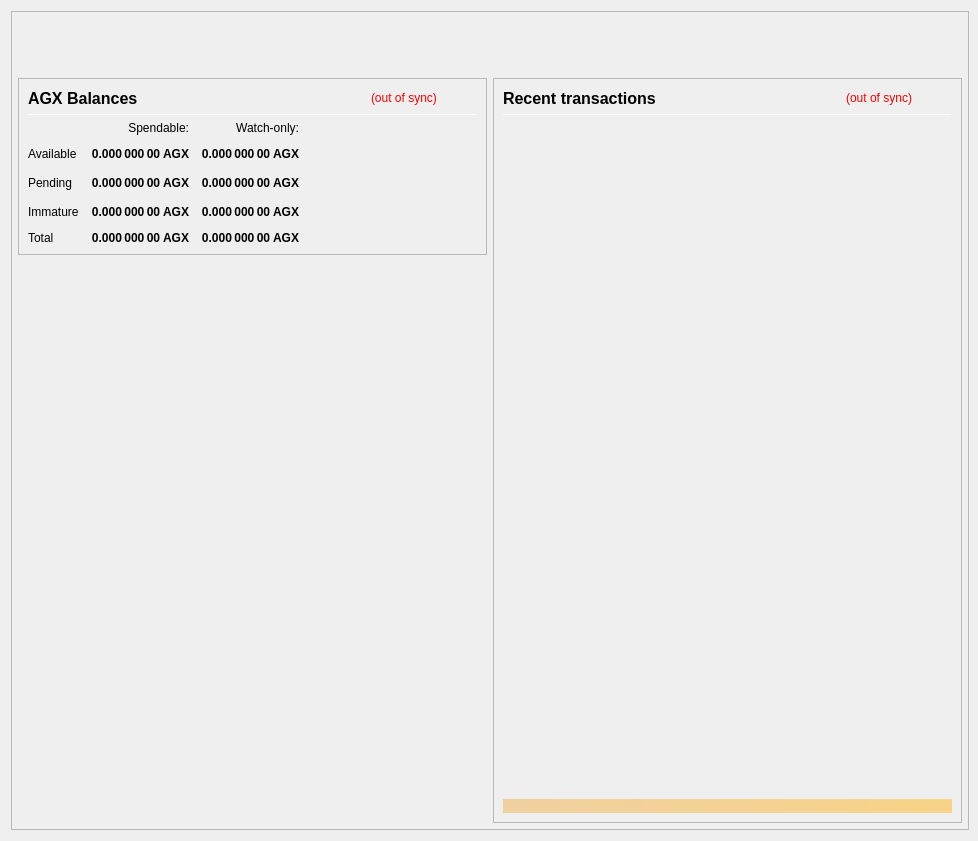
<?xml version="1.0" encoding="UTF-8"?>
<ui version="4.0">
 <class>OverviewPage</class>
 <widget class="QWidget" name="OverviewPage">
  <property name="geometry">
   <rect>
    <x>0</x>
    <y>0</y>
    <width>978</width>
    <height>841</height>
   </rect>
  </property>
  <property name="minimumSize">
   <size>
    <width>960</width>
    <height>682</height>
   </size>
  </property>
  <property name="font">
   <font>
    <weight>50</weight>
    <bold>false</bold>
   </font>
  </property>
  <property name="windowTitle">
   <string>Form</string>
  </property>
  <layout class="QVBoxLayout" name="topLayout" stretch="0">
   <property name="rightMargin">
    <number>9</number>
   </property>
   <item>
    <widget class="QFrame" name="frame_BG">
     <property name="minimumSize">
      <size>
       <width>850</width>
       <height>610</height>
      </size>
     </property>
     <property name="maximumSize">
      <size>
       <width>16777215</width>
       <height>16777215</height>
      </size>
     </property>
     <property name="frameShape">
      <enum>QFrame::StyledPanel</enum>
     </property>
     <property name="frameShadow">
      <enum>QFrame::Raised</enum>
     </property>
     <layout class="QVBoxLayout" name="verticalLayout_3" stretch="0">
      <property name="leftMargin">
       <number>0</number>
      </property>
      <property name="topMargin">
       <number>0</number>
      </property>
      <property name="rightMargin">
       <number>0</number>
      </property>
      <property name="bottomMargin">
       <number>6</number>
      </property>
      <item>
       <layout class="QVBoxLayout" name="verticalLayout_Master" stretch="0,1">
        <property name="leftMargin">
         <number>0</number>
        </property>
        <property name="topMargin">
         <number>0</number>
        </property>
        <property name="rightMargin">
         <number>0</number>
        </property>
        <property name="bottomMargin">
         <number>0</number>
        </property>
        <item>
         <widget class="QFrame" name="frame_Header">
          <layout class="QVBoxLayout" name="verticalLayout_Header" stretch="0">
           <property name="leftMargin">
            <number>0</number>
           </property>
           <property name="topMargin">
            <number>0</number>
           </property>
           <property name="rightMargin">
            <number>0</number>
           </property>
           <property name="bottomMargin">
            <number>0</number>
           </property>
           <item>
            <layout class="QHBoxLayout" name="horizontalLayout_Header" stretch="1,0">
             <property name="spacing">
              <number>6</number>
             </property>
             <item>
              <spacer name="horizontalSpacer_Header">
               <property name="orientation">
                <enum>Qt::Horizontal</enum>
               </property>
               <property name="sizeHint" stdset="0">
                <size>
                 <width>40</width>
                 <height>20</height>
                </size>
               </property>
              </spacer>
             </item>
             <item>
              <widget class="QLabel" name="labelOverviewHeaderRight">
               <property name="minimumSize">
                <size>
                 <width>464</width>
                 <height>60</height>
                </size>
               </property>
               <property name="maximumSize">
                <size>
                 <width>16777215</width>
                 <height>60</height>
                </size>
               </property>
               <property name="font">
                <font>
                 <pointsize>14</pointsize>
                </font>
               </property>
               <property name="text">
                <string/>
               </property>
               <property name="alignment">
                <set>Qt::AlignRight|Qt::AlignTrailing|Qt::AlignVCenter</set>
               </property>
              </widget>
             </item>
            </layout>
           </item>
          </layout>
         </widget>
        </item>
        <item>
         <widget class="QFrame" name="frame_Content">
          <layout class="QVBoxLayout" name="verticalLayout_Content">
           <property name="leftMargin">
            <number>6</number>
           </property>
           <property name="topMargin">
            <number>0</number>
           </property>
           <property name="rightMargin">
            <number>6</number>
           </property>
           <property name="bottomMargin">
            <number>0</number>
           </property>
           <item>
            <layout class="QHBoxLayout" name="horizontalLayout_Content" stretch="1,1">
             <property name="spacing">
              <number>6</number>
             </property>
             <item>
              <layout class="QVBoxLayout" name="verticalLayout_left" stretch="0,0">
               <item>
                <widget class="QFrame" name="frameBalances">
                 <property name="frameShape">
                  <enum>QFrame::StyledPanel</enum>
                 </property>
                 <property name="frameShadow">
                  <enum>QFrame::Raised</enum>
                 </property>
                 <layout class="QVBoxLayout" name="verticalLayout_4">
                  <item>
                   <layout class="QHBoxLayout" name="hlBalancesHeader" stretch="2,0,0">
                    <property name="spacing">
                     <number>6</number>
                    </property>
                    <item>
                     <widget class="QLabel" name="labelBalances">
                      <property name="minimumSize">
                       <size>
                        <width>0</width>
                        <height>0</height>
                       </size>
                      </property>
                      <property name="font">
                       <font>
                        <pointsize>12</pointsize>
                        <weight>75</weight>
                        <bold>true</bold>
                       </font>
                      </property>
                      <property name="text">
                       <string>AGX Balances</string>
                      </property>
                     </widget>
                    </item>
                    <item>
                     <widget class="QLabel" name="labelWalletStatus">
                      <property name="cursor">
                       <cursorShape>WhatsThisCursor</cursorShape>
                      </property>
                      <property name="toolTip">
                       <string>The displayed information may be out of date. Your wallet automatically synchronizes with the AGROX network after a connection is established, but this process has not completed yet.</string>
                      </property>
                      <property name="styleSheet">
                       <string notr="true">QLabel { color: red; }</string>
                      </property>
                      <property name="text">
                       <string notr="true">(out of sync)</string>
                      </property>
                      <property name="alignment">
                       <set>Qt::AlignLeading|Qt::AlignLeft|Qt::AlignVCenter</set>
                      </property>
                     </widget>
                    </item>
                    <item>
                     <spacer name="hsBalancesHeader">
                      <property name="orientation">
                       <enum>Qt::Horizontal</enum>
                      </property>
                      <property name="sizeHint" stdset="0">
                       <size>
                        <width>40</width>
                        <height>20</height>
                       </size>
                      </property>
                     </spacer>
                    </item>
                   </layout>
                  </item>
                  <item>
                   <widget class="Line" name="lineBalances">
                    <property name="minimumSize">
                     <size>
                      <width>0</width>
                      <height>1</height>
                     </size>
                    </property>
                    <property name="maximumSize">
                     <size>
                      <width>16777215</width>
                      <height>1</height>
                     </size>
                    </property>
                    <property name="orientation">
                     <enum>Qt::Horizontal</enum>
                    </property>
                   </widget>
                  </item>
                  <item>
                   <layout class="QGridLayout" name="gridLayout">
                    <property name="spacing">
                     <number>12</number>
                    </property>
                    <item row="2" column="2">
                     <widget class="QLabel" name="labelWatchPending">
                      <property name="font">
                       <font>
                        <weight>75</weight>
                        <bold>true</bold>
                       </font>
                      </property>
                      <property name="cursor">
                       <cursorShape>ArrowCursor</cursorShape>
                      </property>
                      <property name="toolTip">
                       <string>Unconfirmed transactions to watch-only addresses</string>
                      </property>
                      <property name="text">
                       <string notr="true">0.000 000 00 AGX</string>
                      </property>
                      <property name="alignment">
                       <set>Qt::AlignRight|Qt::AlignTrailing|Qt::AlignVCenter</set>
                      </property>
                      <property name="textInteractionFlags">
                       <set>Qt::NoTextInteraction</set>
                      </property>
                     </widget>
                    </item>
                    <item row="2" column="1">
                     <widget class="QLabel" name="labelUnconfirmed">
                      <property name="font">
                       <font>
                        <weight>75</weight>
                        <bold>true</bold>
                       </font>
                      </property>
                      <property name="cursor">
                       <cursorShape>ArrowCursor</cursorShape>
                      </property>
                      <property name="toolTip">
                       <string>Total of transactions that have yet to be confirmed, and do not yet count toward the spendable balance</string>
                      </property>
                      <property name="text">
                       <string notr="true">0.000 000 00 AGX</string>
                      </property>
                      <property name="alignment">
                       <set>Qt::AlignRight|Qt::AlignTrailing|Qt::AlignVCenter</set>
                      </property>
                      <property name="textInteractionFlags">
                       <set>Qt::NoTextInteraction</set>
                      </property>
                     </widget>
                    </item>
                    <item row="3" column="2">
                     <widget class="QLabel" name="labelWatchImmature">
                      <property name="font">
                       <font>
                        <weight>75</weight>
                        <bold>true</bold>
                       </font>
                      </property>
                      <property name="cursor">
                       <cursorShape>ArrowCursor</cursorShape>
                      </property>
                      <property name="toolTip">
                       <string>Staked or masternode rewards in watch-only addresses that has not yet matured</string>
                      </property>
                      <property name="text">
                       <string notr="true">0.000 000 00 AGX</string>
                      </property>
                      <property name="alignment">
                       <set>Qt::AlignRight|Qt::AlignTrailing|Qt::AlignVCenter</set>
                      </property>
                      <property name="textInteractionFlags">
                       <set>Qt::NoTextInteraction</set>
                      </property>
                     </widget>
                    </item>
                    <item row="4" column="0">
                     <widget class="QLabel" name="labelTotalText">
                      <property name="text">
                       <string>Total</string>
                      </property>
                      <property name="textInteractionFlags">
                       <set>Qt::NoTextInteraction</set>
                      </property>
                     </widget>
                    </item>
                    <item row="3" column="1">
                     <widget class="QLabel" name="labelImmature">
                      <property name="font">
                       <font>
                        <weight>75</weight>
                        <bold>true</bold>
                       </font>
                      </property>
                      <property name="cursor">
                       <cursorShape>ArrowCursor</cursorShape>
                      </property>
                      <property name="toolTip">
                       <string>Staked or masternode rewards that has not yet matured</string>
                      </property>
                      <property name="text">
                       <string notr="true">0.000 000 00 AGX</string>
                      </property>
                      <property name="alignment">
                       <set>Qt::AlignRight|Qt::AlignTrailing|Qt::AlignVCenter</set>
                      </property>
                      <property name="textInteractionFlags">
                       <set>Qt::NoTextInteraction</set>
                      </property>
                     </widget>
                    </item>
                    <item row="2" column="3">
                     <spacer name="hsBalances">
                      <property name="orientation">
                       <enum>Qt::Horizontal</enum>
                      </property>
                      <property name="sizeHint" stdset="0">
                       <size>
                        <width>40</width>
                        <height>20</height>
                       </size>
                      </property>
                     </spacer>
                    </item>
                    <item row="3" column="0">
                     <widget class="QLabel" name="labelImmatureText">
                      <property name="text">
                       <string>Immature</string>
                      </property>
                      <property name="textInteractionFlags">
                       <set>Qt::NoTextInteraction</set>
                      </property>
                     </widget>
                    </item>
                    <item row="4" column="1">
                     <widget class="QLabel" name="labelTotal">
                      <property name="font">
                       <font>
                        <weight>75</weight>
                        <bold>true</bold>
                       </font>
                      </property>
                      <property name="cursor">
                       <cursorShape>ArrowCursor</cursorShape>
                      </property>
                      <property name="toolTip">
                       <string>Your current total balance</string>
                      </property>
                      <property name="text">
                       <string notr="true">0.000 000 00 AGX</string>
                      </property>
                      <property name="alignment">
                       <set>Qt::AlignRight|Qt::AlignTrailing|Qt::AlignVCenter</set>
                      </property>
                      <property name="textInteractionFlags">
                       <set>Qt::NoTextInteraction</set>
                      </property>
                     </widget>
                    </item>
                    <item row="4" column="2">
                     <widget class="QLabel" name="labelWatchTotal">
                      <property name="font">
                       <font>
                        <weight>75</weight>
                        <bold>true</bold>
                       </font>
                      </property>
                      <property name="cursor">
                       <cursorShape>ArrowCursor</cursorShape>
                      </property>
                      <property name="toolTip">
                       <string>Current total balance in watch-only addresses</string>
                      </property>
                      <property name="text">
                       <string notr="true">0.000 000 00 AGX</string>
                      </property>
                      <property name="alignment">
                       <set>Qt::AlignRight|Qt::AlignTrailing|Qt::AlignVCenter</set>
                      </property>
                      <property name="textInteractionFlags">
                       <set>Qt::NoTextInteraction</set>
                      </property>
                     </widget>
                    </item>
                    <item row="0" column="2">
                     <widget class="QLabel" name="labelWatchonly">
                      <property name="text">
                       <string>Watch-only:</string>
                      </property>
                      <property name="alignment">
                       <set>Qt::AlignRight|Qt::AlignTrailing|Qt::AlignVCenter</set>
                      </property>
                     </widget>
                    </item>
                    <item row="1" column="0">
                     <widget class="QLabel" name="labelBalanceText">
                      <property name="text">
                       <string>Available</string>
                      </property>
                      <property name="textInteractionFlags">
                       <set>Qt::NoTextInteraction</set>
                      </property>
                     </widget>
                    </item>
                    <item row="1" column="1">
                     <widget class="QLabel" name="labelBalance">
                      <property name="font">
                       <font>
                        <weight>75</weight>
                        <bold>true</bold>
                       </font>
                      </property>
                      <property name="cursor">
                       <cursorShape>ArrowCursor</cursorShape>
                      </property>
                      <property name="toolTip">
                       <string>Your current spendable balance</string>
                      </property>
                      <property name="text">
                       <string notr="true">0.000 000 00 AGX</string>
                      </property>
                      <property name="alignment">
                       <set>Qt::AlignRight|Qt::AlignTrailing|Qt::AlignVCenter</set>
                      </property>
                      <property name="textInteractionFlags">
                       <set>Qt::NoTextInteraction</set>
                      </property>
                     </widget>
                    </item>
                    <item row="1" column="2">
                     <widget class="QLabel" name="labelWatchAvailable">
                      <property name="font">
                       <font>
                        <weight>75</weight>
                        <bold>true</bold>
                       </font>
                      </property>
                      <property name="cursor">
                       <cursorShape>ArrowCursor</cursorShape>
                      </property>
                      <property name="toolTip">
                       <string>Your current balance in watch-only addresses</string>
                      </property>
                      <property name="text">
                       <string notr="true">0.000 000 00 AGX</string>
                      </property>
                      <property name="alignment">
                       <set>Qt::AlignRight|Qt::AlignTrailing|Qt::AlignVCenter</set>
                      </property>
                      <property name="textInteractionFlags">
                       <set>Qt::NoTextInteraction</set>
                      </property>
                     </widget>
                    </item>
                    <item row="2" column="0">
                     <widget class="QLabel" name="labelPendingText">
                      <property name="text">
                       <string>Pending</string>
                      </property>
                      <property name="textInteractionFlags">
                       <set>Qt::NoTextInteraction</set>
                      </property>
                     </widget>
                    </item>
                    <item row="0" column="1">
                     <widget class="QLabel" name="labelSpendable">
                      <property name="text">
                       <string>Spendable:</string>
                      </property>
                      <property name="alignment">
                       <set>Qt::AlignRight|Qt::AlignTrailing|Qt::AlignVCenter</set>
                      </property>
                     </widget>
                    </item>
                   </layout>
                  </item>
                 </layout>
                </widget>
               </item>
               <item>
                <spacer name="verticalSpacer">
                 <property name="orientation">
                  <enum>Qt::Vertical</enum>
                 </property>
                 <property name="sizeHint" stdset="0">
                  <size>
                   <width>20</width>
                   <height>40</height>
                  </size>
                 </property>
                </spacer>
               </item>
              </layout>
             </item>
             <item>
              <layout class="QVBoxLayout" name="verticalLayout_right" stretch="1">
               <item>
                <widget class="QFrame" name="frame_RecentTransactions">
                 <property name="minimumSize">
                  <size>
                   <width>0</width>
                   <height>0</height>
                  </size>
                 </property>
                 <property name="frameShape">
                  <enum>QFrame::StyledPanel</enum>
                 </property>
                 <property name="frameShadow">
                  <enum>QFrame::Raised</enum>
                 </property>
                 <layout class="QVBoxLayout" name="verticalLayout_1" stretch="0,0,0,0,0">
                  <item>
                   <layout class="QHBoxLayout" name="horizontalLayout_2" stretch="2,0,0">
                    <property name="spacing">
                     <number>3</number>
                    </property>
                    <item>
                     <widget class="QLabel" name="label_4">
                      <property name="minimumSize">
                       <size>
                        <width>0</width>
                        <height>20</height>
                       </size>
                      </property>
                      <property name="font">
                       <font>
                        <pointsize>12</pointsize>
                        <weight>75</weight>
                        <bold>true</bold>
                       </font>
                      </property>
                      <property name="text">
                       <string>Recent transactions</string>
                      </property>
                     </widget>
                    </item>
                    <item>
                     <widget class="QLabel" name="labelTransactionsStatus">
                      <property name="cursor">
                       <cursorShape>WhatsThisCursor</cursorShape>
                      </property>
                      <property name="toolTip">
                       <string>The displayed information may be out of date. Your wallet automatically synchronizes with the AGROX network after a connection is established, but this process has not completed yet.</string>
                      </property>
                      <property name="styleSheet">
                       <string notr="true">QLabel { color: red; }</string>
                      </property>
                      <property name="text">
                       <string notr="true">(out of sync)</string>
                      </property>
                      <property name="alignment">
                       <set>Qt::AlignRight|Qt::AlignTrailing|Qt::AlignVCenter</set>
                      </property>
                     </widget>
                    </item>
                    <item>
                     <spacer name="horizontalSpacer">
                      <property name="orientation">
                       <enum>Qt::Horizontal</enum>
                      </property>
                      <property name="sizeHint" stdset="0">
                       <size>
                        <width>40</width>
                        <height>20</height>
                       </size>
                      </property>
                     </spacer>
                    </item>
                   </layout>
                  </item>
                  <item>
                   <widget class="Line" name="line">
                    <property name="minimumSize">
                     <size>
                      <width>0</width>
                      <height>1</height>
                     </size>
                    </property>
                    <property name="maximumSize">
                     <size>
                      <width>16777215</width>
                      <height>1</height>
                     </size>
                    </property>
                    <property name="orientation">
                     <enum>Qt::Horizontal</enum>
                    </property>
                   </widget>
                  </item>
                  <item>
                   <widget class="QListView" name="listTransactions">
                    <property name="minimumSize">
                     <size>
                      <width>0</width>
                      <height>0</height>
                     </size>
                    </property>
                    <property name="styleSheet">
                     <string notr="true">QListView { background: transparent; }</string>
                    </property>
                    <property name="frameShape">
                     <enum>QFrame::NoFrame</enum>
                    </property>
                    <property name="verticalScrollBarPolicy">
                     <enum>Qt::ScrollBarAlwaysOff</enum>
                    </property>
                    <property name="horizontalScrollBarPolicy">
                     <enum>Qt::ScrollBarAlwaysOff</enum>
                    </property>
                    <property name="selectionMode">
                     <enum>QAbstractItemView::NoSelection</enum>
                    </property>
                   </widget>
                  </item>
                  <item>
                   <spacer name="verticalSpacer_2">
                    <property name="orientation">
                     <enum>Qt::Vertical</enum>
                    </property>
                    <property name="sizeType">
                     <enum>QSizePolicy::Expanding</enum>
                    </property>
                    <property name="sizeHint" stdset="0">
                     <size>
                      <width>20</width>
                      <height>40</height>
                     </size>
                    </property>
                   </spacer>
                  </item>
                  <item>
                   <widget class="QLabel" name="labelAlerts">
                    <property name="maximumSize">
                     <size>
                      <width>16777215</width>
                      <height>16777215</height>
                     </size>
                    </property>
                    <property name="styleSheet">
                     <string notr="true">background-color: qlineargradient(x1: 0, y1: 0, x2: 1, y2: 0, stop:0 #F0D0A0, stop:1 #F8D488); color:#000000;</string>
                    </property>
                    <property name="text">
                     <string/>
                    </property>
                    <property name="wordWrap">
                     <bool>true</bool>
                    </property>
                    <property name="margin">
                     <number>3</number>
                    </property>
                   </widget>
                  </item>
                 </layout>
                </widget>
               </item>
              </layout>
             </item>
            </layout>
           </item>
          </layout>
         </widget>
        </item>
       </layout>
      </item>
     </layout>
    </widget>
   </item>
  </layout>
 </widget>
 <resources/>
 <connections/>
</ui>
